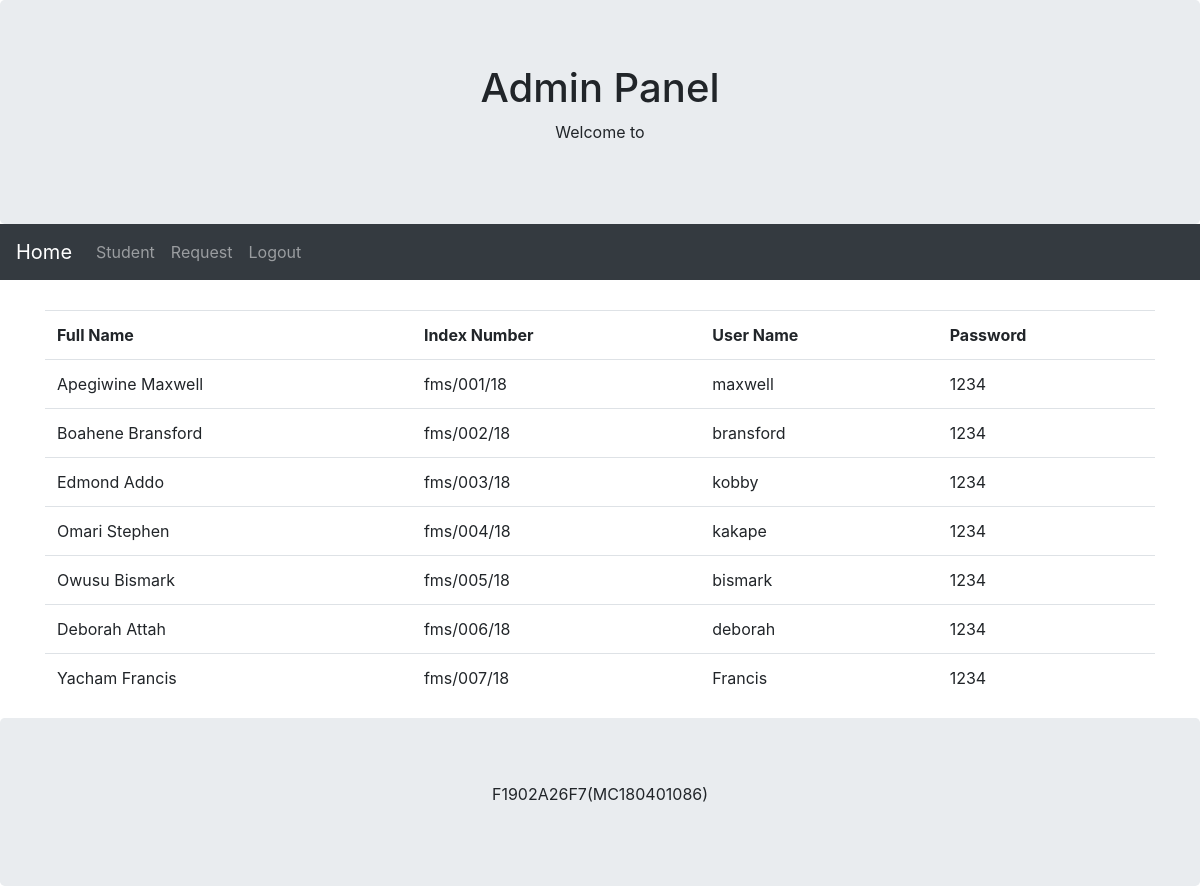
The page /admin/student.php on the database its author committed.
### tables this page shows
CREATE TABLE `student` (
  `username` varchar(255) NOT NULL,
  `password` varchar(255) NOT NULL,
  `fullname` varchar(255) NOT NULL,
  `Index Number` varchar(255) NOT NULL
);

### admin/student.php (the view)
<?php include "head.php"  ?>
<div class="container" style="margin-top: 30px;">
	<div class="row">
		<div class="col-sm-12">
			<table class="table table-hover">
				<tr>
					<th>Full Name</th>
					<th>Index Number</th>
					<th>User Name</th>
					<th>Password</th>
				</tr>
				<?php
				$sql="SELECT * FROM student";
				$result=$connect->query($sql);
				if ($result->num_rows > 0) {
					while ($row=$result->fetch_assoc()) {
						echo "<tr><td>".$row["fullname"]."</td>";
						echo  "<td>".$row["Index Number"]."</td>";
						echo  "<td>".$row["username"]."</td>";
						echo  "<td>".$row["password"]."</td></tr>";
					}
				}
				  ?>
			</table>
		</div>
	</div>
</div>
<?php include 'foot.php' ?>

### admin/head.php (shortened to what this page needs)
<!DOCTYPE html>
<html lang="en">
<head>
	<link rel="stylesheet"  href="https://maxcdn.bootstrapcdn.com/bootstrap/4.4.1/css/bootstrap.min.css">
</head>
<body>
<div class="jumbotron text-center" style="margin-bottom: 0;">
	<h1>Admin Panel</h1>
	<p>Welcome to</p>
</div>
<nav class="navbar navbar-expand-sm bg-dark navbar-dark">
	<a class="navbar-brand" href="#">Home</a>
	<div class="collapse navbar-collapse" id="collapsibleNavbar">
		<ul class="navbar-nav">
			<li class="nav-item">
			<a class="nav-link"  href="student.php">Student</a>
			</li>
			<li class="nav-item">
				<a class="nav-link" href="request.php">Request</a>
			</li>
			<li class="nav-item">
				<a class="nav-link" href="../adminlogin.php">Logout</a>
			</li>
		</ul>
	</div>
</nav>
</body>
</html>

### admin/foot.php
<html>
<body>
<div class="jumbotron text-center" style="margin-bottom: 0;">
<p> F1902A26F7(MC180401086)</p>
</div>
</body>
</html>

### rows shown on the page
student: fullname "Apegiwine Maxwell", Index Number "fms/001/18", username "maxwell", password "1234"
student: fullname "Boahene Bransford", Index Number "fms/002/18", username "bransford", password "1234"
student: fullname "Edmond Addo", Index Number "fms/003/18", username "kobby", password "1234"
student: fullname "Omari Stephen", Index Number "fms/004/18", username "kakape", password "1234"
student: fullname "Owusu Bismark", Index Number "fms/005/18", username "bismark", password "1234"
student: fullname "Deborah Attah", Index Number "fms/006/18", username "deborah", password "1234"
student: fullname "Yacham Francis", Index Number "fms/007/18", username "Francis", password "1234"
